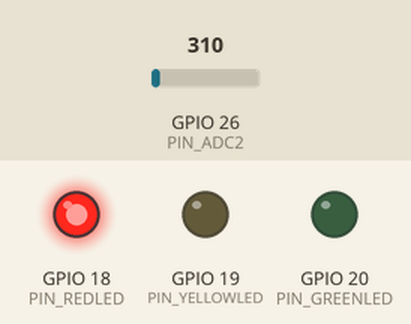
A sketch run on a simulated ESP32. Shown: output pins drawn as LEDs (lit = HIGH). The test bench sets the inputs (shaded band); at power-on: GPIO 26 (PIN_ADC2) = 310. What the sketch prints to the serial monitor is not drawn.

Above: at 1.3 s.
1.4 s: GPIO 26 (PIN_ADC2) set to 121
2.9 s: GPIO 26 (PIN_ADC2) set to 102
At 4.2 s:
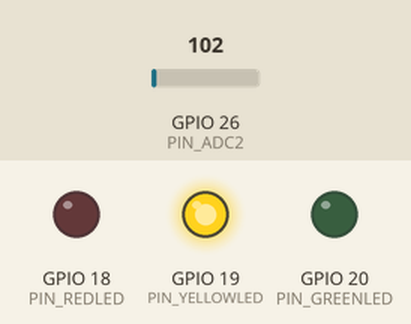
4.5 s: GPIO 26 (PIN_ADC2) set to 93
At 5.7 s:
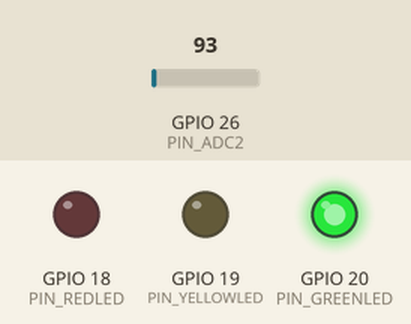
6.0 s: GPIO 26 (PIN_ADC2) set to 186
At 7.1 s:
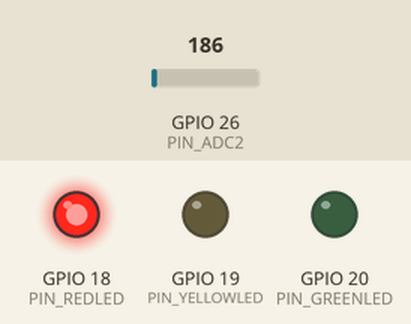
Timing chart, 0 to 8.5 s (numbered marks = the images above; inputs shaded):
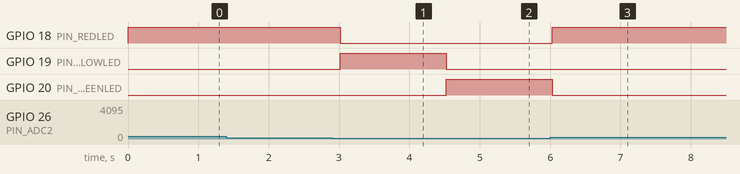

The sketch:

p27_temperature_measurement.ino
```cpp
//**********************************************************************************
/*
 * Filename    : Temperature Measurement
 * Description : Different leds light up when the LM35 senses different temperatures
 * Auther      : http//www.keyestudio.com
*/
#define PIN_ADC2       26      //the pin of the LM35 Sensor

#define PIN_GREENLED   20     //the pin of the Green led
#define PIN_YELLOWLED  19      //the pin of the Yellow led
#define PIN_REDLED     18      //the pin of the Red led

void setup() {
  Serial.begin(115200);

  pinMode(PIN_GREENLED, OUTPUT); //set PIN_GREENLED to OUTPUT
  pinMode(PIN_YELLOWLED, OUTPUT);//set PIN_YELLOWLED to OUTPUT
  pinMode(PIN_REDLED, OUTPUT);//set PIN_REDLED to OUTPUT
  pinMode(PIN_ADC2, INPUT);//set PIN_ADC2 to INPUT
}

void loop() {

  int adcVal = analogRead(PIN_ADC2);

  double voltage = adcVal / 1023.0 * 3.3;
  float temperatureC = (voltage * 1000.0) / 10.0 ;
  float temperatureF = (temperatureC * 1.8) + 32.0;

  Serial.print("ADC Value: " + String(adcVal));
  Serial.print("---Voltage Value: " + String(voltage) + "V");
  Serial.print("---temperatureC: " + String(temperatureC) + "℃");
  Serial.println("---temperatureF: " + String(temperatureF) + "F");

  if (temperatureF >= 95) {
    digitalWrite(PIN_GREENLED, LOW);
    digitalWrite(PIN_YELLOWLED, LOW);
    digitalWrite(PIN_REDLED, HIGH);
  }
  else if (temperatureF >= 90 && temperatureF < 95) {
    digitalWrite(PIN_GREENLED, LOW);
    digitalWrite(PIN_YELLOWLED, HIGH);
    digitalWrite(PIN_REDLED, LOW);
  }
  else {
    digitalWrite(PIN_GREENLED, HIGH);
    digitalWrite(PIN_YELLOWLED, LOW);
    digitalWrite(PIN_REDLED, LOW);
  }

  delay(500);
}
//**********************************************************************************
```

Measured:
- the behaviour switches between 109 and 108 on GPIO 26 (PIN_ADC2) (found by bisection; images 0 and 1)
- after the input at 1.4 s, every drawn part: stays the same
- after the input at 2.9 s, GPIO 18 (PIN_REDLED): HIGH → LOW after 0.12 s; GPIO 19 (PIN_YELLOWLED): LOW → HIGH after 0.12 s
- after the input at 4.5 s, GPIO 19 (PIN_YELLOWLED): HIGH → LOW at once; GPIO 20 (PIN_GREENLED): LOW → HIGH at once
- after the input at 6.0 s, GPIO 18 (PIN_REDLED): LOW → HIGH at once; GPIO 20 (PIN_GREENLED): HIGH → LOW at once
